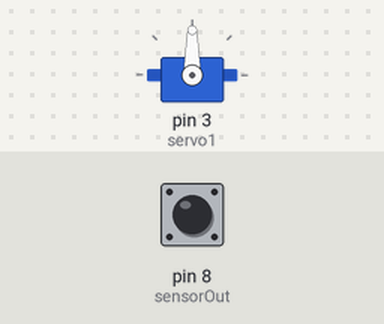
The sketch below on a simulated Arduino Uno, built with avr-gcc and run on an emulated ATmega328P. Parts: servo. The inputs (shaded band) are chosen by the test bench; at power-on: pin 8 (sensorOut) LOW. What the sketch prints to the serial monitor is not drawn.

Above: at 1.2 s.
1.3 s: pin 8 (sensorOut) pulsed HIGH 5 times (0.12 s each, 0.3 s apart)
At 3.6 s:
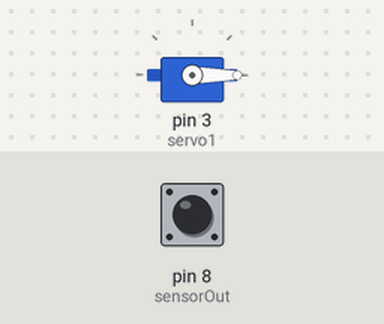
Timing chart, 0 to 5.1 s (numbered marks = the images above; inputs shaded):
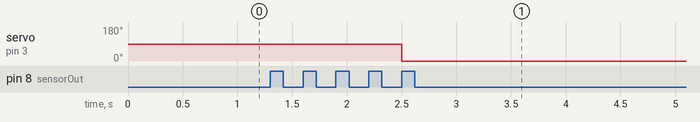

The sketch:

servo.ino
```cpp
#include<Servo.h>
Servo servo1;
#define S0 4
#define S1 5
#define S2 6
#define S3 7
#define sensorOut 8
int frequency = 0;
int avarage = 25;
int r,g,b;
void setup() {
  servo1.attach(3);

  pinMode(S0, OUTPUT);
  pinMode(S1, OUTPUT);
  pinMode(S2, OUTPUT);
  pinMode(S3, OUTPUT);
  pinMode(sensorOut, INPUT);
  // Frekans ölçeklendirme değerini% 20 olarak ayarlama
  digitalWrite(S0,HIGH);
  digitalWrite(S1,LOW);

  Serial.begin(9600);
}
void loop() {
  // Okunacak kırmızı filtrelenmiş fotodiyotların ayarlanması
  digitalWrite(S2,LOW);
  digitalWrite(S3,LOW);
  // Çıkış frekansını okuma
  frequency = pulseIn(sensorOut, LOW);
  r = frequency;

 // Seri monitörde değeri yazdırma
  Serial.print("Kirmizi= ");// baskı adı
  Serial.print(frequency);// Kırmızı renk sıklığı yazdırma
  Serial.print("  ");
  delay(100);
  /*if(frequency>50 && frequency<200) {
    servo1.write(30);
  }*/

 // Okunacak yeşil filtrelenmiş fotodiyotları ayarlama
  digitalWrite(S2,HIGH);
  digitalWrite(S3,HIGH);
 // Çıkış frekansını okuma
  frequency = pulseIn(sensorOut, LOW);
  g = frequency;

  // Seri monitörde değeri yazdırma
  Serial.print("Yesil= ");// baskı adı
  Serial.print(frequency);// Yeşil renk sıklığı yazdırma
  Serial.print("  ");
  delay(100);
  /*if(frequency>100 && frequency<150) {
    servo1.write(60);
  }*/

 // Okunacak mavi filtrelenmiş fotodiyotları ayarlama
  digitalWrite(S2,LOW);
  digitalWrite(S3,HIGH);
  // Çıkış frekansını okuma
  frequency = pulseIn(sensorOut, LOW);
  b = frequency;

  // Seri monitörde değeri yazdırma
  Serial.print("Mavi= ");// baskı adı
  Serial.print(frequency);// Mavi renk sıklığı yazdırma
  Serial.println("  ");
  delay(100);
  /*if(frequency>70 && frequency<90) {
    servo1.write(90);
  }*/

  delay(500); //Çalışma Süresi

  if( ( r - avarage < 34 && r + avarage > 34 ) && ( g - avarage < 98 && g + avarage > 98 ) && ( b - avarage < 107 && b + avarage > 107) ){
     servo1.write(18);
     Serial.println("Turuncu");
  }

     else if( ( r - avarage < 42  && r + avarage > 42 ) && ( g - avarage < 153 && g + avarage > 153 ) && ( b - avarage < 122 && b + avarage > 122) ){
     servo1.write(105);
     Serial.println("Kirmizi");
  }

     else if( ( r - avarage < 18 && r + avarage > 18 ) && ( g - avarage < 78 && g + avarage > 78 ) && ( b - avarage < 39 && b + avarage > 39) ){
     servo1.write(37);
     Serial.println("Pembe");
  }
     else if( ( r - avarage <76  && r + avarage > 76 ) && ( g - avarage < 114 && g + avarage > 114) && ( b - avarage < 56 && b + avarage > 56) ){
     servo1.write(2);
     Serial.println("Mor");
  }

    else if( ( r - avarage < 97 && r + avarage > 97 ) && ( g - avarage < 220 && g + avarage > 220 ) && ( b - avarage < 113 && b + avarage > 113) ){
     servo1.write(125);
     Serial.println("Koyu Mor");
  }


    else if( ( r - avarage <104  && r + avarage > 104 ) && ( g - avarage < 54 && g + avarage > 54 ) && ( b - avarage < 34 && b + avarage > 34) ){
     servo1.write(138);
     Serial.println("Mavi");
  }
   else if( ( r - avarage < 64 && r + avarage > 64 ) && ( g - avarage < 59 && g + avarage > 59 ) && ( b - avarage < 36 && b + avarage > 36) ){
     servo1.write(153);
     Serial.println("Acik Mor");
  }

    else if( ( r - avarage < 66 && r + avarage > 66 ) && ( g - avarage < 48 && g + avarage > 48 ) && ( b - avarage < 86 && b + avarage > 86) ){
     servo1.write(90);
     Serial.println("Yesil");
  }

     else if( ( r - avarage <175  && r + avarage > 175 ) && ( g - avarage < 103 && g + avarage > 103 ) && ( b - avarage < 130 && b + avarage > 130) ){
     servo1.write(60);
     Serial.println("Koyu Yesil");

     }
       else if( ( r - avarage <29  && r + avarage > 29 ) && ( g - avarage < 32 && g + avarage > 32 ) && ( b - avarage < 55 && b + avarage > 55) ){
     servo1.write(75);
     Serial.println("Sari");

     }

  else{
     servo1.write(0);
     Serial.println("Renk tespit edilemedi");
  }


}
```

Measured:
- after the input at 1.3 s, servo on pin 3 (servo1): 90° → 0° after 1.2 s instead of 2.5 s
